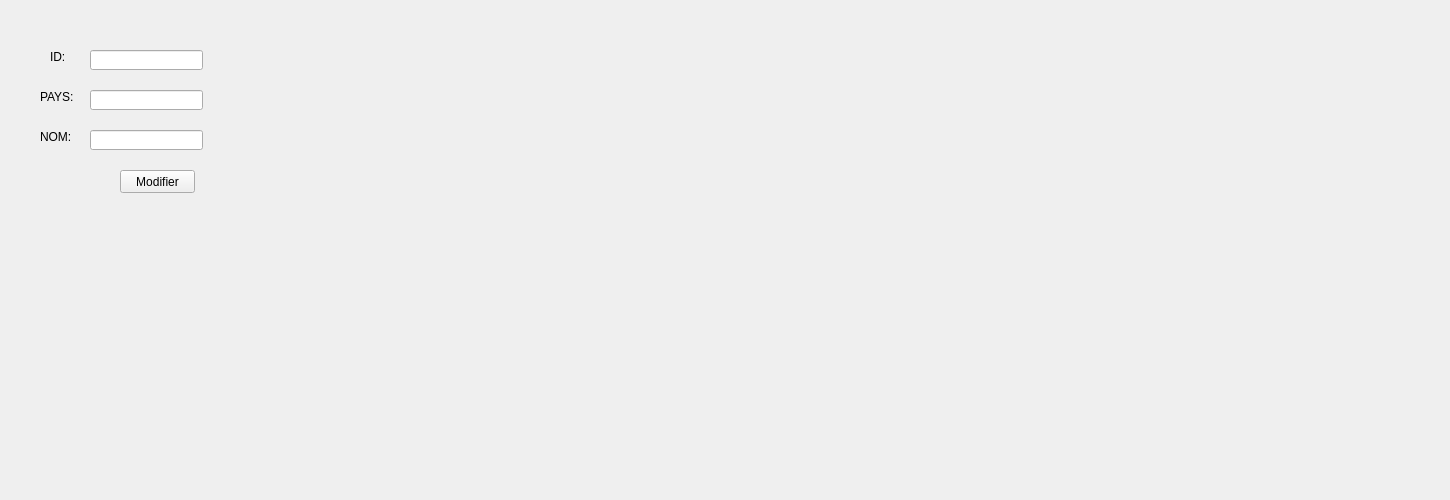
      <widget class="QWidget" name="tab_62">
       <attribute name="title">
        <string>Modifier</string>
       </attribute>
       <widget class="QLineEdit" name="id2_2">
        <property name="geometry">
         <rect>
          <x>90</x>
          <y>50</y>
          <width>113</width>
          <height>20</height>
         </rect>
        </property>
       </widget>
       <widget class="QLineEdit" name="pays1">
        <property name="geometry">
         <rect>
          <x>90</x>
          <y>90</y>
          <width>113</width>
          <height>20</height>
         </rect>
        </property>
       </widget>
       <widget class="QLineEdit" name="nom1">
        <property name="geometry">
         <rect>
          <x>90</x>
          <y>130</y>
          <width>113</width>
          <height>20</height>
         </rect>
        </property>
       </widget>
       <widget class="QLabel" name="label_86">
        <property name="geometry">
         <rect>
          <x>50</x>
          <y>50</y>
          <width>47</width>
          <height>13</height>
         </rect>
        </property>
        <property name="text">
         <string>ID:</string>
        </property>
       </widget>
       <widget class="QLabel" name="label_87">
        <property name="geometry">
         <rect>
          <x>40</x>
          <y>90</y>
          <width>47</width>
          <height>13</height>
         </rect>
        </property>
        <property name="text">
         <string>PAYS:</string>
        </property>
       </widget>
       <widget class="QLabel" name="label_88">
        <property name="geometry">
         <rect>
          <x>40</x>
          <y>130</y>
          <width>47</width>
          <height>13</height>
         </rect>
        </property>
        <property name="text">
         <string>NOM:</string>
        </property>
       </widget>
       <widget class="QPushButton" name="modifier_compagnie">
        <property name="geometry">
         <rect>
          <x>120</x>
          <y>170</y>
          <width>75</width>
          <height>23</height>
         </rect>
        </property>
        <property name="text">
         <string>Modifier</string>
        </property>
       </widget>
       <widget class="QLabel" name="img2">
        <property name="geometry">
         <rect>
          <x>0</x>
          <y>0</y>
          <width>1441</width>
          <height>491</height>
         </rect>
        </property>
        <property name="text">
         <string/>
        </property>
       </widget>
       <zorder>id2_2</zorder>
       <zorder>label_86</zorder>
       <zorder>label_87</zorder>
       <zorder>label_88</zorder>
       <zorder>img2</zorder>
       <zorder>pays1</zorder>
       <zorder>nom1</zorder>
       <zorder>modifier_compagnie</zorder>
      </widget>
